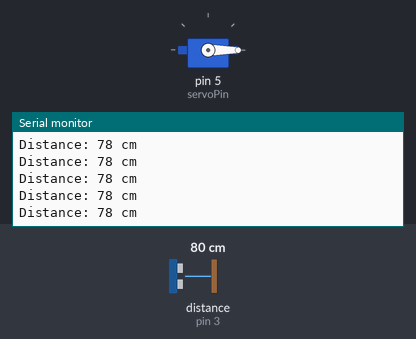
Recording of a sketch running on a simulated Arduino Uno, built with avr-gcc and run on an emulated ATmega328P. On the bench: servo, the last lines printed to the serial monitor. Wiring (inferred from the names in the program): ultrasonic range finder: trigger pin 4; echo pin 3. The inputs (shaded band) are chosen by the test bench; at power-on: distance to the obstacle (sensor on pin 3) 80 cm. The echo pulse lasts 58.3 µs per cm.

Above: at 2.2 s.
2.3 s: distance to the obstacle (sensor on pin 3) set to 120 cm
At 3.0 s:
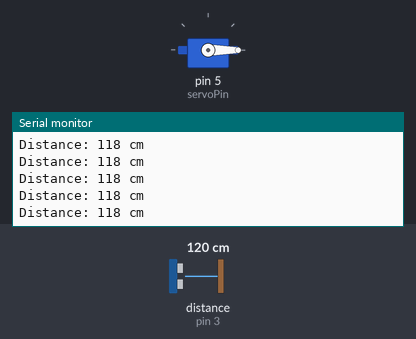
5.3 s: distance to the obstacle (sensor on pin 3) set to 35 cm
At 6.1 s:
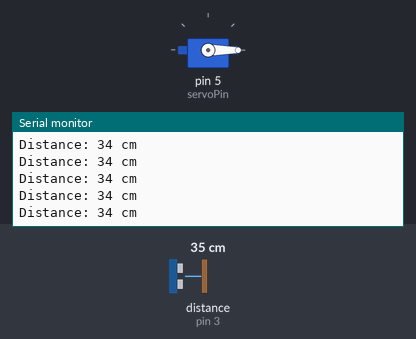
Timing chart, 0 to 8.3 s (numbered marks = the images above; inputs shaded):
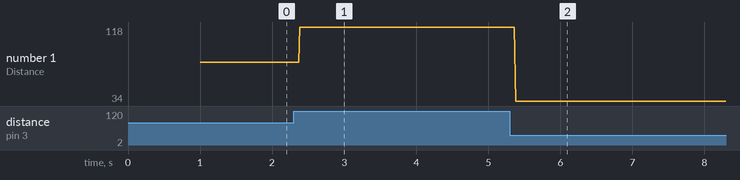

The sketch:

toiletHandle.ino
```cpp
#include <Servo.h> // library for servo
Servo toiletHandle; //naming my servo tto be toiletHandle
//defining the pins for ultrasonic sensor and servo
#define echoPin 3
#define trigPin 4
#define servoPin 5
//defining the states of the servo/condition
#define TOILET_IN_USE 1
#define NOT_IN_USE 0

long duration;
int distance;
int previousState = 0;
int useCount = 0;

void setup() {
  toiletHandle.attach(servoPin);
  pinMode(trigPin, OUTPUT); // trig pin to be output
  pinMode(echoPin, INPUT); //echo pin to be input
  Serial.begin(9600); //setting baud rate for communication with serial monitor
  Serial.println("toilet sensor working");// comment on serial monitor to show sensor is active
  toiletHandle.write(0);// initiating the angle of servo
  delay(1000);
}
//calculating distance from duration
  int calculate_distance(){
  digitalWrite(trigPin, LOW);
  delayMicroseconds(2);
  digitalWrite(trigPin, HIGH);
  delayMicroseconds(10);
  digitalWrite(trigPin, LOW);
  duration = pulseIn(echoPin, HIGH);
  distance = duration * 0.034 / 2;// 0.034 constant for changing duration to distance
  Serial.print("Distance: ");
  Serial.print(distance);
  Serial.println(" cm");
  return distance;
}
//condition part
void loop() {
  int value = calculate_distance();
  if(value>20){ //distance from human to sensor
    previousState = NOT_IN_USE;
    if(useCount>=5){// more than 5 seconds then it shows that the toilet is in use
      flashToilet();
      }
    useCount = 0;
    }
  else if(value<=20){
    if(previousState == TOILET_IN_USE){
      useCount++;
      delay(1000);
      }
     previousState = TOILET_IN_USE;
    }
}
//actuation part
void flashToilet(){
  toiletHandle.write(90);
  delay(1000);
  toiletHandle.write(0);
  delay(1000);
  }
```

Measured:
- after the input at 2.3 s, the serial monitor: prints a new line after 0.08 s (image 1)
- after the input at 5.3 s, the serial monitor: prints a new line after 0.08 s (image 2)
- plotted number 1: 78 → 118 after the input at 2.3 s, 118 → 34 after the input at 5.3 s
